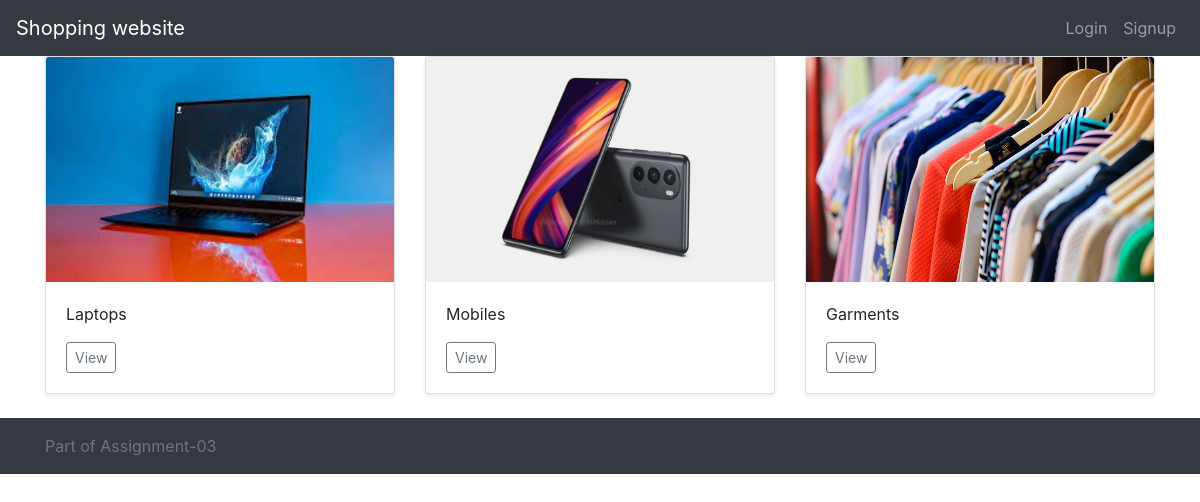
The page / on the database its author committed.
### tables this page shows
CREATE TABLE `categories` (
  `category_id` int(11) NOT NULL,
  `category_name` text NOT NULL,
  `category_image` text NOT NULL
);

### index.php (the view, shortened to what this page needs)
<?php include 'header.php'; ?>
    <?php
    $sql = "SELECT * FROM categories";
    $result = $conn->query($sql);
    if ($result->num_rows > 0) {
        while($row = $result->fetch_assoc()) {
            echo "<div class='col-md-4'>
            <div class='card mb-4 shadow-sm'>
            <img class='card-img-top' src='images/".$row['category_image']."' alt='Card image cap' style='height: 225px;'>
            <div class='card-body'>
            <p class='card-text'>".$row['category_name']."</p>
            <div class='d-flex justify-content-between align-items-center'>
            <div class='btn-group'>
            <a href='products.php?id=".$row['category_id']."'><button type='button' class='btn btn-sm btn-outline-secondary'>View</button></a>
            </div>
            </div>
            </div>
            </div>
            </div>";
        }
    } else {
        echo "0 results";
    }
    ?>
<?php include 'footer.php'; ?>

### rows shown on the page
categories: category_image (picture), category_name "Laptops"
categories: category_image (picture), category_name "Mobiles"
categories: category_image (picture), category_name "Garments"
